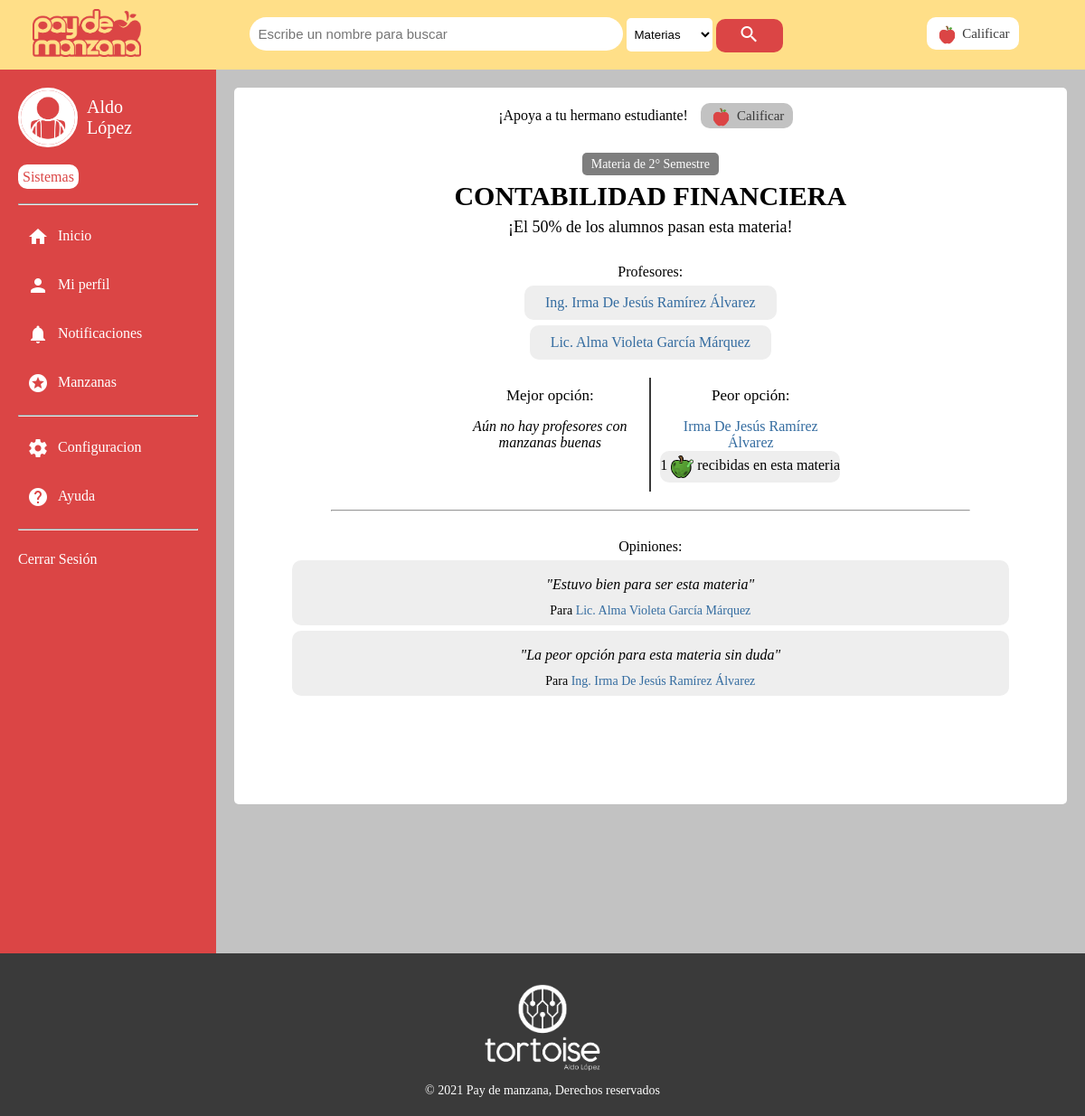
The page /Buscar/materia?id=10 (signed in) on the database as committed earlier.
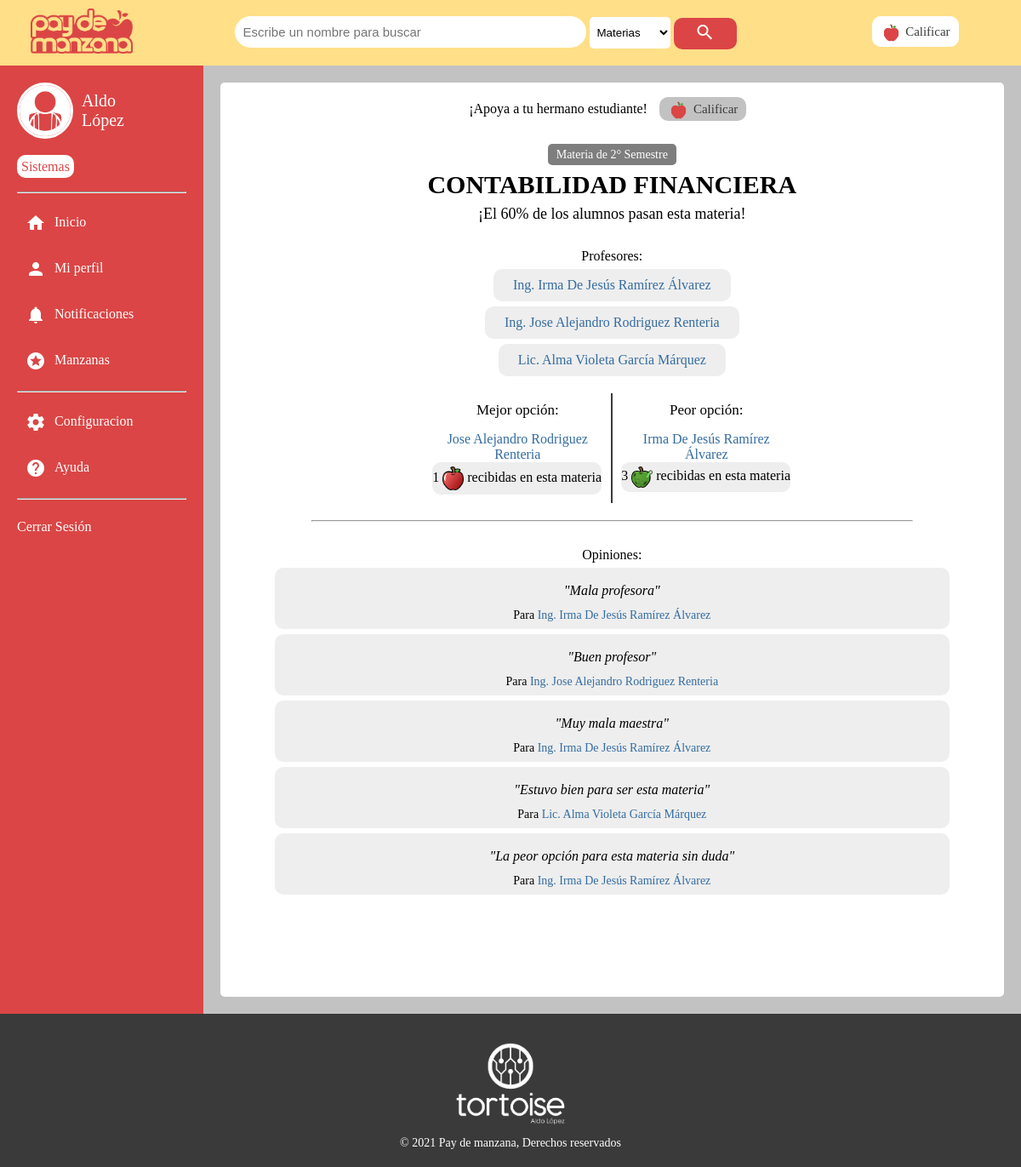
The same page on the database as committed later.
### tables this page shows
CREATE TABLE `calificacion` (
  `Id_calificacion` int(11) NOT NULL,
  `Usuario` varchar(100) NOT NULL,
  `Estatus` enum('Aprobada','Reprobada') NOT NULL,
  `Materia` int(11) NOT NULL,
  `Profesor` int(11) NOT NULL,
  `Estrellas` int(11) NOT NULL,
  `Opinion` varchar(300) NOT NULL,
  `Manzana` enum('No','Buena','Mala') NOT NULL
);

CREATE TABLE `profesor` (
  `Id_profesor` int(11) NOT NULL,
  `Titulo` varchar(5) NOT NULL,
  `Nombre` varchar(140) NOT NULL,
  `Sexo` enum('Masculino','Femenino','Sin especificar') NOT NULL
);

### model/Buscar/ver_materia.php (called while the page is built, shortened)
<?php
    $subject = $_GET["id"];
    $sql="SELECT * FROM materia WHERE Id_materia=:materia";
    $resultado=$base->prepare($sql);
    $resultado->bindValue(":materia",$subject);
    $resultado->execute();
    $registro=$resultado->fetch((PDO::FETCH_ASSOC));
    $subjectname = $registro["Nombre_materia"];
    $sql ="SELECT ((Aprobadas * 100) / Totales) as Porcentaje FROM (SELECT COUNT(Case WHEN A.Estatus = 'Aprobada' THEN 1 END) as Aprobadas, COUNT(*) as Totales FROM calificacion A WHERE A.Materia = :materia) t";
    $resultado=$base->prepare($sql);
    $resultado->bindValue(":materia",$subject);
    $resultado->execute();
    $registro=$resultado->fetch((PDO::FETCH_ASSOC));
    $porcetaje_aprobados = $registro["Porcentaje"];
    if($porcetaje_aprobados!=null){
        require_once("../model/data/get_profesor.php");
        $sql = "SELECT SUM(CASE WHEN Manzana = 'Buena' THEN 1 END) As Manzanas, Profesor FROM calificacion WHERE Materia = :materia GROUP BY Profesor ORDER BY Manzanas DESC LIMIT 1";
        $resultado=$base->prepare($sql);
        $resultado->bindValue(":materia",$subject);
        $resultado->execute();
        $registro=$resultado->fetch((PDO::FETCH_ASSOC));
        $mejor_profesor = $registro["Profesor"];
        $mejor_profesor_manzanas = $registro["Manzanas"];
        $registro = getProfesor($mejor_profesor,$base);
        $mejor_profesor_nombre = $registro["Nombre"];
        $sql = "SELECT SUM(CASE WHEN Manzana = 'Mala' THEN 1 END) As Manzanas, Profesor FROM calificacion WHERE Materia = :materia GROUP BY Profesor ORDER BY Manzanas DESC LIMIT 1";
        $resultado=$base->prepare($sql);
        $resultado->bindValue(":materia",$subject);
        $resultado->execute();
        $registro=$resultado->fetch((PDO::FETCH_ASSOC));
        $peor_profesor = $registro["Profesor"];
        $peor_profesor_manzanas = $registro["Manzanas"];
        $registro = getProfesor($peor_profesor,$base);
        $peor_profesor_nombre = $registro["Nombre"];
        $sql = "SELECT Count(*) as Veces, A.Profesor As Id, (SELECT concat_ws(' ', B.Titulo, B.Nombre) FROM profesor B WHERE A.Profesor = B.Id_profesor) As Nombre FROM calificacion A WHERE A.Materia = :materia GROUP BY A.Profesor ORDER BY Veces DESC LIMIT 4";
        $resultado=$base->prepare($sql);
        $resultado->bindValue(":materia",$subject);
        $resultado->execute();
        $resultados_profesores=$resultado->fetchAll((PDO::FETCH_OBJ));
        $tamano=10;
        $pagina=1;
        $sql1="SELECT A.Id_calificacion As Calif, A.Profesor as Profesor, A.Opinion as Opinion , (SELECT concat_ws(' ', B.Titulo, B.Nombre) FROM profesor B WHERE B.Id_profesor=A.Profesor) as Nombre FROM calificacion A WHERE A.Materia = :materia";
        $empezar=($pagina-1)*$tamano;
        $sql2= $sql1 . " ORDER BY Calif DESC LIMIT $empezar,$tamano";
        $resultado=$base->prepare($sql2);
        $resultado->bindValue(":materia",$subject);
        $resultado->execute();
        $resultados_opiniones=$resultado->fetchAll((PDO::FETCH_OBJ));
    }
?>

### model/data/get_profesor.php (called while the page is built)
<?php
    function getProfesor($id,$base){
        $sql ="SELECT * FROM profesor WHERE Id_profesor=:id";
        $resultado=$base->prepare($sql);
        $resultado->bindValue(":id",$id);
        $resultado->execute();
        $registro=$resultado->fetch((PDO::FETCH_ASSOC));
        return $registro;
    }
?>

### view/Buscar/materia.php (the view, shortened to what the changed rows need)
<div class="espacio">
    <div class="frame">
        <h2><?php echo $subjectname;?></h2>
        <?php
            if($porcetaje_aprobados!=null){
        ?>
        <div class="aprobacion">
            <span class="apb">¡El <?php echo round($porcetaje_aprobados);?>% de los alumnos pasan esta materia!</span>
        </div>
        <div class="profesores">
            <div class="lista-profesores">
                <span class="titulo-opcion">Profesores:</span>
                <?php
                    foreach($resultados_profesores as $profesores){
                        echo "<span class=\"profesor\"><a href=\"profesor?id=$profesores->Id\">";
                        echo $profesores->Nombre;
                        echo '</a></span>';
                    }
                ?>
            </div>
            <div class="opciones">
                <div class="mejor-opcion">
                    <span class="titulo-opcion">Mejor opción:</span>
                    <?php if($mejor_profesor_manzanas!=null){?>
                        <span class="profesor-opcion"><a href="profesor?id=<?php echo $mejor_profesor;?>"><?php echo $mejor_profesor_nombre;?></a></span>
                        <span class="manzanas-opcion"><?php echo $mejor_profesor_manzanas;?> <img src="../images/manzana-buena.png" alt="manzana" width="25px"> recibidas en esta materia</span>
                    <?php }else{ ?>
                        <span class="no-info">
                            <i>Aún no hay profesores con manzanas buenas</i>
                        </span>
                    <?php } ?>
                </div>
                <div class="peor-opcion">
                    <span class="titulo-opcion">Peor opción:</span>
                    <?php if($peor_profesor_manzanas!=null){?>
                        <span class="profesor-opcion"><a href="profesor?id=<?php echo $peor_profesor;?>"><?php echo $peor_profesor_nombre;?></a></span>
                        <span class="manzanas-opcion"><?php echo $peor_profesor_manzanas;?> <img src="../images/manzana-mala.PNG" alt="manzana" width="25px"> recibidas en esta materia</span>
                    <?php }else{ ?>
                        <span class="no-info">
                            <i>Aún no hay profesores con manzanas malas</i>
                        </span>
                    <?php } ?>
                </div>
            </div>
            <hr>
            <div class="comentarios">
                <span class="titulo-comentarios">Opiniones:</span>
                <?php
                    foreach($resultados_opiniones as $opiniones){
                        echo '<div class="calificacion">';
                        echo "<p class=\"opinion\"><i>\"$opiniones->Opinion\"</i></p>";
                        echo "<span>Para <a href=\"profesor?id=$opiniones->Profesor\">$opiniones->Nombre</a></span>";
                        echo '</div>';
                    }
                ?>
            </div>
        </div>
        <?php
            }
        ?>
    </div>
</div>

Rows that differ between the two databases and show on the page:
now on this page (row unchanged): profesor: Nombre "Jose Alejandro Rodriguez Renteria"
added calificacion: Opinion "Mala profesora", Nombre "Ing. Irma De Jesús Ramírez Álvarez"
added calificacion: Opinion "Buen profesor", Nombre "Ing. Jose Alejandro Rodriguez Renteria"
added calificacion: Opinion "Muy mala maestra", Nombre "Ing. Irma De Jesús Ramírez Álvarez"
Other text that changed with them:
$porcetaje_aprobados: "50" → "60"
$mejor_profesor_manzanas: (not shown) → "1"
$peor_profesor_manzanas: "1" → "3"
new list line: "Ing. Jose Alejandro Rodriguez Renteria"
text no longer shown: "Aún no hay profesores con manzanas buenas"
text now shown: "recibidas en esta materia"
